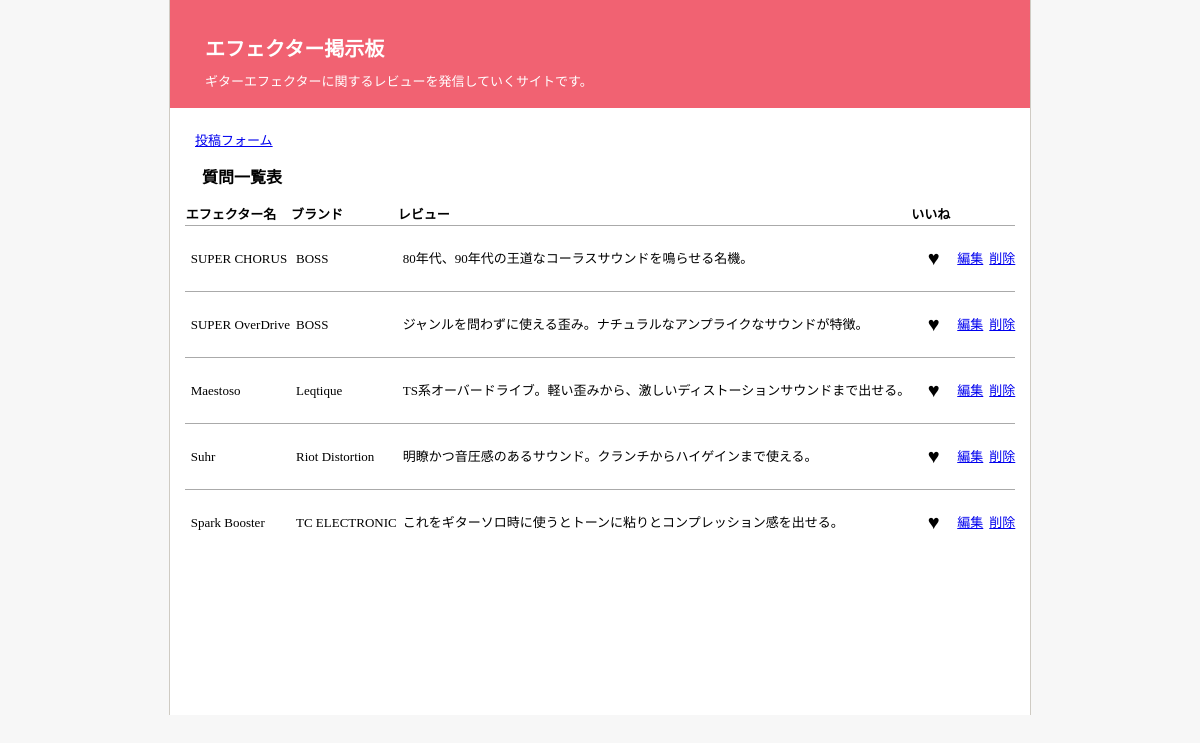
Screenshot of /main.php with the database file from the repository.
### tables this page shows
CREATE TABLE `reviews` (
  `review_id` int(11) NOT NULL,
  `brandname` varchar(255) NOT NULL,
  `gearname` varchar(255) NOT NULL,
  `review` varchar(255) NOT NULL
);

### main.php (the view, shortened to what this page needs)
<?php
$dsn = 'mysql:host=localhost;dbname=sample';
$user = 'root';
$pass = 'ryo12fuku';
try {
$dbh = new PDO($dsn,$user,$pass,[
PDO::ATTR_ERRMODE => PDO::ERRMODE_EXCEPTION,
]);
$sql = 'SELECT * FROM reviews';
$stmt = $dbh->query($sql);
$result = $stmt->fetchall(PDO::FETCH_ASSOC);
} catch(PDOException $e) {
echo '接続失敗'. $e->getMessage();
exit();
};
 ?>
<!DOCTYPE html PUBLIC "-//W3C//DTD XHTML 1.0 Transitional//EN" "http://www.w3.org/TR/xhtml1/DTD/xhtml1-transitional.dtd">
<html xmlns="http://www.w3.org/1999/xhtml" xml:lang="ja" lang="ja">
<head>
  <link rel="stylesheet" href="main.css">
<link rel="stylesheet" href="main.css" type="text/css" />
</head>
<body>
<div id="outer">
<div id="header"><h1>エフェクター掲示板</h1>
<p class="description">ギターエフェクターに関するレビューを発信していくサイトです。</p>
</div>
<div id="header2">
  <p><a href="form.php">投稿フォーム</a></p>
</div>
<div id="text">
<h2>質問一覧表</h2>
</div>
<table>
  <tr>
      <th>エフェクター名</th>
      <th>ブランド</th>
      <th>レビュー</th>
      <th>いいね</th>
      <th></th>
      <th></th>
    </tr>
    <?php foreach ($result as $column ): ?>
      <tr>
        <td><?php echo $column['gearname'] ?></td>
        <td><?php echo $column['brandname'] ?></td>
        <td><?php echo $column['review'] ?></td>
        <td><div id="button" class="button">
          <p>♥</p>
        </div></td>
        <td><a href="make1.php">編集</td>
        <td><a href="delete1.php">削除</td>
      </tr>
    <?php endforeach; ?>
  </table>
<div id="list">
<div class="side">
</div>
</div>
<div id="footer"></div>
</div></body>
</html>

### main.css (style rules this page uses)
body { background-color:#F7F7F7; margin:0px; padding:0px; text-align:center; }
#outer { margin:0px auto 0px auto; width:860px; font-size:13px; line-height:150%; text-align:left; color:#000000; background-color:#ffffff; border-left:1px solid #CFCBC3; border-right:1px solid #CFCBC3; }
#header { padding:10px 0px 4px 25px; text-align:left; background-color:#f16272; color:#ffffff; height:94px; }
#header2 { padding:10px 0px 4px 25px; background-color: #FFFFFF; height:24px; }
.description { padding-left:10px; line-height:140%; }
#text { padding:9px 25px 9px 25px; line-height:150%; }
P { margin:1em 0 1em 0; line-height:150%; }
a { font-weight:normal; }
h1 { font-size:20px; text-align:left; padding:30px 0px 0px 10px; margin:0px; }
h2 { font-size:16px; margin:4px 0px 0px 0px; padding:9px 0px 7px 7px; color: #000000; }
#list { padding:10px 10px 10px 30px; }
.side { margin:0px 0px 10px 0px; padding:2px 8px 8px 7px; line-height:150%; }
#footer { padding-top:20px; font-size:12px; height:100px; clear:left; text-align:center; }
table { border-collapse:collapse; margin:0 auto; }
td { border-top: 1px solid #aaa; padding: 10px 0 10px 6px; }
.button p { line-height: 5px; font-size: 20px; text-align: center; cursor: pointer; }

### rows the page displays
reviews: gearname "SUPER CHORUS", brandname "BOSS", review "80年代、90年代の王道なコーラスサウンドを鳴らせる名機。"
reviews: gearname "SUPER OverDrive", brandname "BOSS", review "ジャンルを問わずに使える歪み。ナチュラルなアンプライクなサウンドが特徴。"
reviews: gearname "Maestoso", brandname "Leqtique", review "TS系オーバードライブ。軽い歪みから、激しいディストーションサウンドまで出せる。"
reviews: gearname "Suhr", brandname "Riot Distortion", review "明瞭かつ音圧感のあるサウンド。クランチからハイゲインまで使える。"
reviews: gearname "Spark Booster", brandname "TC ELECTRONIC", review "これをギターソロ時に使うとトーンに粘りとコンプレッション感を出せる。"
